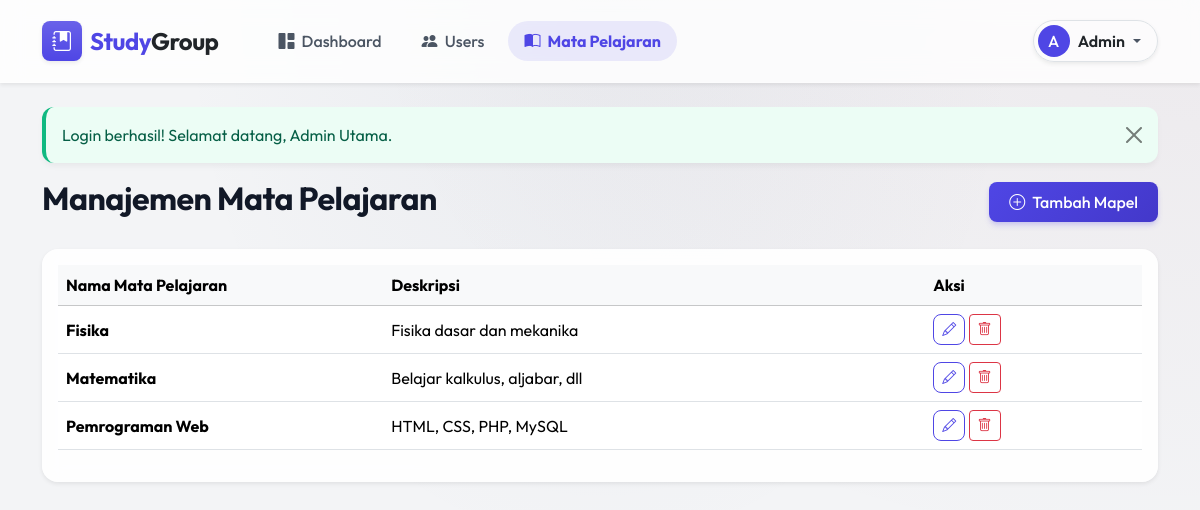
/?page=subjects (signed in), run on an earlier commit of the app's database.
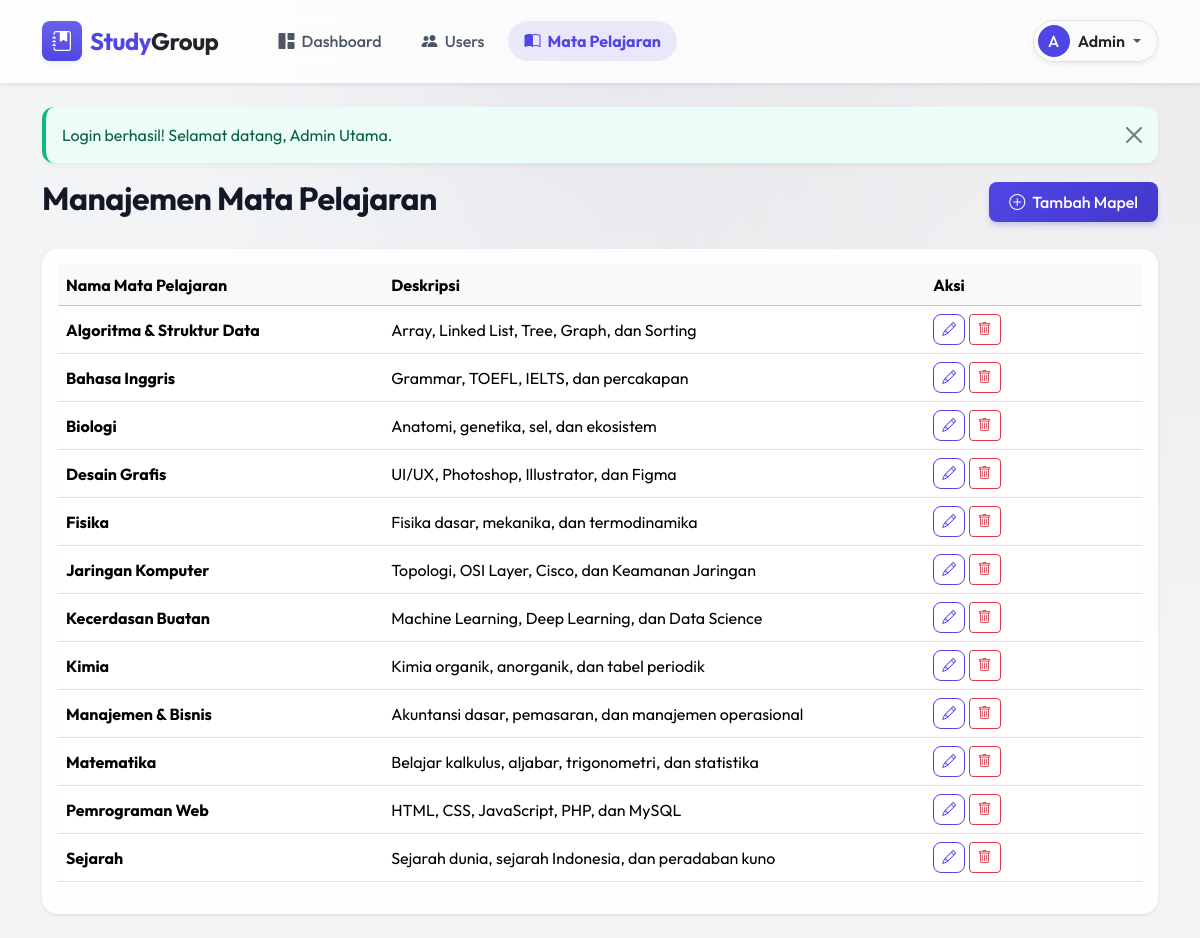
And on a later commit of the database.
### tables this page shows
CREATE TABLE subjects (
    id INT UNSIGNED AUTO_INCREMENT PRIMARY KEY,
    name VARCHAR(100) NOT NULL,
    description VARCHAR(255) DEFAULT NULL,
    created_at TIMESTAMP DEFAULT CURRENT_TIMESTAMP
);

### config/config.php (called while the page is built, shortened)
<?php
function escape($html) {
    return htmlspecialchars($html ?? '', ENT_QUOTES | ENT_SUBSTITUTE, "UTF-8");
}
?>

### models/Subject.php (called while the page is built, shortened)
<?php
class Subject {
    private $pdo;
    public function __construct($pdo) {
        $this->pdo = $pdo;
    }
    public function getAll() {
        $stmt = $this->pdo->query("SELECT * FROM subjects ORDER BY name ASC");
        return $stmt->fetchAll();
    }
}
?>

### views/Admin/subjects_index.php (the view, shortened to what this page needs)
<?php require 'views/layouts/header.php'; ?>
<div class="d-flex justify-content-between align-items-center mb-4">
    <h2>Manajemen Mata Pelajaran</h2>
    <a href="<?= BASE_URL ?>?page=subjects&action=create" class="btn btn-primary"><i class="bi bi-plus-circle me-1"></i> Tambah Mapel</a>
</div>
<div class="card shadow-sm border-0">
    <div class="card-body">
        <div class="table-responsive">
            <table class="table table-hover align-middle">
                <thead class="table-light">
                    <tr>
                        <th width="30%">Nama Mata Pelajaran</th>
                        <th width="50%">Deskripsi</th>
                        <th width="20%">Aksi</th>
                    </tr>
                </thead>
                <tbody>
                    <?php foreach($subjects as $s): ?>
                    <tr>
                        <td class="fw-bold"><?= escape($s['name']) ?></td>
                        <td><?= escape($s['description'] ?? '-') ?></td>
                        <td>
                            <a href="<?= BASE_URL ?>?page=subjects&action=edit&id=<?= $s['id'] ?>" class="btn btn-sm btn-outline-primary"><i class="bi bi-pencil"></i></a>
                            <form action="<?= BASE_URL ?>?page=subjects&action=delete" method="POST" class="d-inline" onsubmit="return confirm('Yakin ingin menghapus mata pelajaran ini? Kelompok belajar terkait juga bisa ikut terhapus!');">
                                <button type="submit" class="btn btn-sm btn-outline-danger"><i class="bi bi-trash"></i></button>
                            </form>
                        </td>
                    </tr>
                    <?php endforeach; ?>
                </tbody>
            </table>
        </div>
    </div>
</div>
<?php require 'views/layouts/footer.php'; ?>

### index.php (shortened to what this page needs)
<?php
require_once 'config/config.php';
require_once 'config/database.php';
$page = $_GET['page'] ?? 'home';
switch ($page) {
    case 'subjects':
        require 'controllers/SubjectController.php';
        break;
}
?>

### controllers/SubjectController.php (shortened to what this page needs)
<?php
require_once 'models/Subject.php';
$subjectModel = new Subject($pdo);
$action = $_GET['action'] ?? 'index';
if ($action === 'index') {
    $subjects = $subjectModel->getAll();
    require 'views/admin/subjects_index.php';
}
?>

### views/layouts/header.php (shortened to what this page needs)
<!DOCTYPE html>
<html lang="id">
<head>
    <link href="https://cdn.jsdelivr.net/npm/bootstrap@5.3.3/dist/css/bootstrap.min.css" rel="stylesheet">
    <link rel="stylesheet" href="https://cdn.jsdelivr.net/npm/bootstrap-icons@1.11.3/font/bootstrap-icons.min.css">
</head>
<body>
<?php require 'views/layouts/navbar.php'; ?>
<div class="container py-4">
    <?php if(isset($_SESSION['flash_message'])): ?>
        <div class="alert alert-<?= escape($_SESSION['flash_type'] ?? 'info') ?> alert-dismissible fade show" role="alert">
            <?= escape($_SESSION['flash_message']) ?>
            <button type="button" class="btn-close" data-bs-dismiss="alert" aria-label="Close"></button>
        </div>
    <?php endif; ?>

### views/layouts/navbar.php (shortened to what this page needs)
<nav class="navbar navbar-expand-lg navbar-light sticky-top py-3 bg-white shadow-sm">
  <div class="container">
    <a class="navbar-brand d-flex align-items-center fw-bold fs-4" href="<?= BASE_URL ?>" style="letter-spacing: -0.5px;">
        <div class="bg-primary bg-gradient text-white rounded-3 me-2 d-flex justify-content-center align-items-center shadow-sm" style="width: 40px; height: 40px;">
            <i class="bi bi-journal-bookmark-fill fs-5"></i>
        </div>
        <span class="text-primary">Study<span class="text-dark">Group</span></span>
    </a>
    <div class="collapse navbar-collapse" id="navbarNav">
      <ul class="navbar-nav me-auto ms-lg-4">
        <?php if(isset($_SESSION['user_id'])): ?>
            <?php if($_SESSION['role'] === 'admin'): ?>
                <li class="nav-item">
                    <a class="nav-link <?= $page == 'dashboard_admin' ? 'active fw-bold' : '' ?> rounded-pill px-3 mx-1 transition-all" href="<?= BASE_URL ?>?page=dashboard_admin"><i class="bi bi-grid-1x2-fill me-1"></i> Dashboard</a>
                </li>
                <li class="nav-item">
                    <a class="nav-link <?= $page == 'users' ? 'active fw-bold' : '' ?> rounded-pill px-3 mx-1 transition-all" href="<?= BASE_URL ?>?page=users"><i class="bi bi-people-fill me-1"></i> Users</a>
                </li>
                <li class="nav-item">
                    <a class="nav-link <?= $page == 'subjects' ? 'active fw-bold' : '' ?> rounded-pill px-3 mx-1 transition-all" href="<?= BASE_URL ?>?page=subjects"><i class="bi bi-book-half me-1"></i> Mata Pelajaran</a>
                </li>
            <?php endif; ?>
        <?php endif; ?>
      </ul>
      <ul class="navbar-nav align-items-lg-center">
        <?php if(isset($_SESSION['user_id'])): ?>
            <li class="nav-item dropdown">
                <a class="nav-link dropdown-toggle d-flex align-items-center p-1 border rounded-pill shadow-sm" href="#" id="navbarDropdown" role="button" data-bs-toggle="dropdown" aria-expanded="false" style="padding-right: 1rem !important;">
                    <?php if (isset($_SESSION['profile_photo']) && !empty($_SESSION['profile_photo']) && file_exists('uploads/profiles/' . $_SESSION['profile_photo'])): ?>
                        <img src="uploads/profiles/<?= escape($_SESSION['profile_photo']) ?>" alt="Profile Photo" class="rounded-circle me-2 object-fit-cover" style="width: 32px; height: 32px;">
                    <?php else: ?>
                        <div class="bg-primary text-white rounded-circle d-flex justify-content-center align-items-center me-2" style="width: 32px; height: 32px;">
                            <?= strtoupper(substr($_SESSION['name'], 0, 1)) ?>
                        </div>
                    <?php endif; ?>
                    <span class="fw-semibold text-dark me-1"><?= escape(explode(' ', trim($_SESSION['name']))[0]) ?></span>
                </a>
            </li>
        <?php endif; ?>
      </ul>
    </div>
  </div>
</nav>

### views/layouts/footer.php (shortened to what this page needs)
</div>
</body>
</html>

### views/layouts/header.php (style rules this page uses)
:root { --primary: #4f46e5; --primary-dark: #4338ca; --secondary: #10b981; --bg-color: #f3f4f6; --card-bg: rgba(255, 255, 255, 0.9); --text-main: #1f2937; }
body { font-family: 'Outfit', sans-serif; background-color: var(--bg-color); background-image: radial-gradient(at 0% 0%, hsla(253,16%,7%,0) 0, transparent 50%), radial-gradient(at 50% 0%, hsla(225,39%,30%,0.05) 0, transparent 50%), radial-gradient(at 100% 0%, hsla(339,49%,30%,0.05) 0, transparent 50%); color: var(--text-main); min-height: 100vh; }
.navbar { background: rgba(255, 255, 255, 0.8) !important; backdrop-filter: blur(12px); -webkit-backdrop-filter: blur(12px); border-bottom: 1px solid rgba(255, 255, 255, 0.3); box-shadow: 0 4px 20px -2px rgba(0, 0, 0, 0.05); padding: 1rem 0; }
.navbar-brand { font-weight: 700; color: var(--primary) !important; letter-spacing: -0.5px; font-size: 1.5rem; }
.navbar-light .navbar-nav .nav-link { color: #4b5563; font-weight: 500; padding: 0.5rem 1rem; border-radius: 0.5rem; transition: all 0.2s ease; }
.navbar-light .navbar-nav .nav-link:hover, .navbar-light .navbar-nav .nav-link.active { color: var(--primary); background: rgba(79, 70, 229, 0.1); }
.card { background: var(--card-bg); backdrop-filter: blur(10px); border: 1px solid rgba(255,255,255,0.8); border-radius: 1rem; box-shadow: 0 10px 25px -5px rgba(0, 0, 0, 0.05), 0 8px 10px -6px rgba(0, 0, 0, 0.01); transition: transform 0.2s ease, box-shadow 0.2s ease; }
.btn-primary { background: linear-gradient(135deg, var(--primary), var(--primary-dark)); border: none; border-radius: 0.5rem; font-weight: 500; padding: 0.5rem 1.25rem; box-shadow: 0 4px 6px -1px rgba(79, 70, 229, 0.2), 0 2px 4px -1px rgba(79, 70, 229, 0.1); transition: all 0.3s ease; }
.btn-outline-primary { border-color: var(--primary); color: var(--primary); border-radius: 0.5rem; font-weight: 500; }
h1, h2, h3, h4, h5, h6 { font-weight: 700; color: #111827; letter-spacing: -0.5px; }
.text-primary { color: var(--primary) !important; }
.bg-primary { background-color: var(--primary) !important; }
.alert { border: none; border-radius: 0.75rem; box-shadow: 0 4px 6px -1px rgba(0, 0, 0, 0.05); }
.alert-success { background-color: #ecfdf5; color: #065f46; border-left: 4px solid #10b981; }
.card { transition: all 0.3s ease; }

What changed in the data, as far as the page shows it:
added subjects: name "Algoritma & Struktur Data", description "Array, Linked List, Tree, Graph, dan Sorting"
added subjects: name "Bahasa Inggris", description "Grammar, TOEFL, IELTS, dan percakapan"
added subjects: name "Biologi", description "Anatomi, genetika, sel, dan ekosistem"
added subjects: name "Desain Grafis", description "UI/UX, Photoshop, Illustrator, dan Figma"
changed subjects "Fisika": description "Fisika dasar dan mekanika" → "Fisika dasar, mekanika, dan termodinamika"
added subjects: name "Jaringan Komputer", description "Topologi, OSI Layer, Cisco, dan Keamanan Jaringan"
added subjects: name "Kecerdasan Buatan", description "Machine Learning, Deep Learning, dan Data Science"
added subjects: name "Kimia", description "Kimia organik, anorganik, dan tabel periodik"
added subjects: name "Manajemen & Bisnis", description "Akuntansi dasar, pemasaran, dan manajemen operasional"
changed subjects "Matematika": description "Belajar kalkulus, aljabar, dll" → "Belajar kalkulus, aljabar, trigonometri, dan statistika"
changed subjects "Pemrograman Web": description "HTML, CSS, PHP, MySQL" → "HTML, CSS, JavaScript, PHP, dan MySQL"
added subjects: name "Sejarah", description "Sejarah dunia, sejarah Indonesia, dan peradaban kuno"
